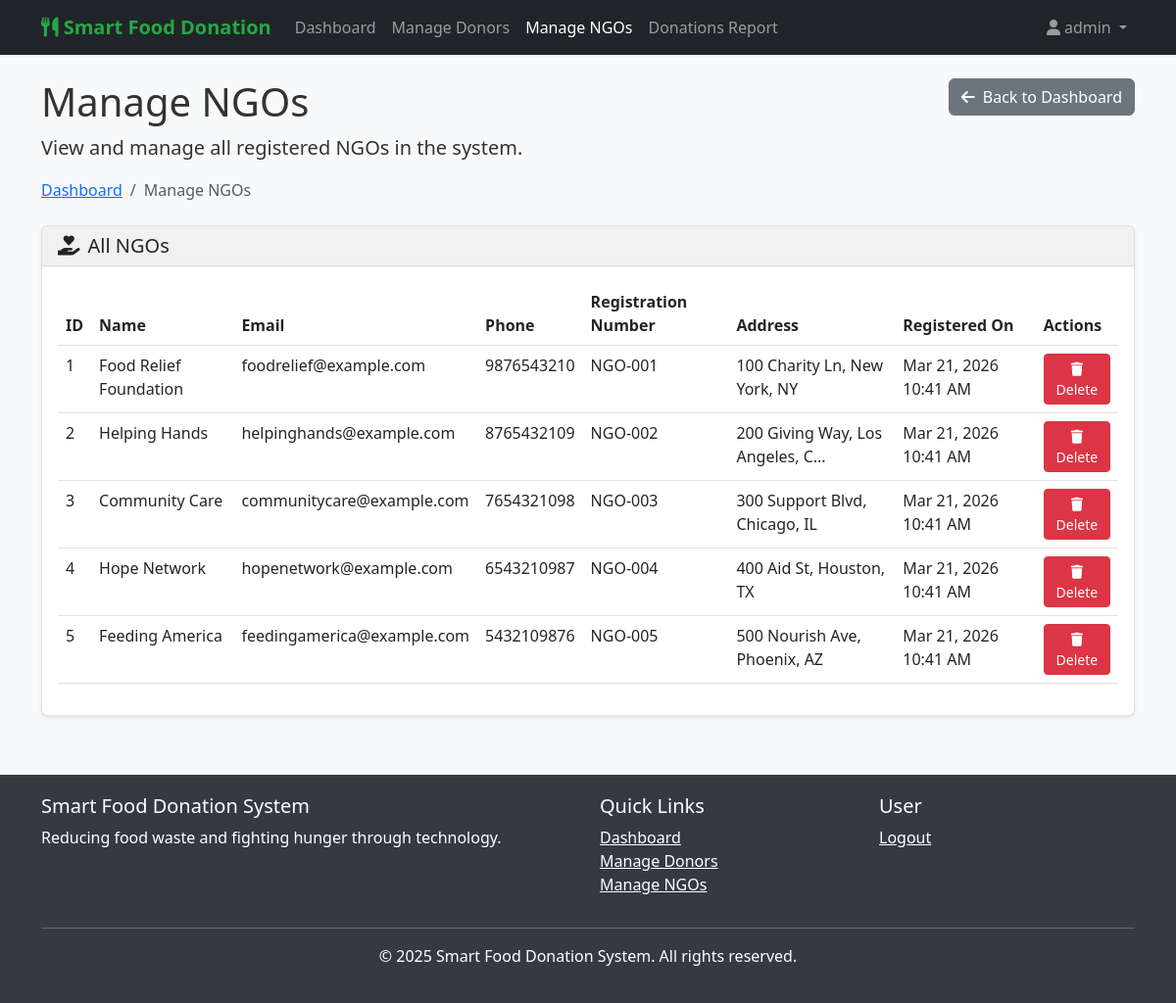
/admin/manage_ngos.php (signed in), run on the app's committed database.
### tables this page shows
CREATE TABLE IF NOT EXISTS ngos (
  id INT(11) AUTO_INCREMENT PRIMARY KEY,
  name VARCHAR(100) NOT NULL,
  email VARCHAR(100) UNIQUE NOT NULL,
  phone VARCHAR(20) NOT NULL,
  password VARCHAR(255) NOT NULL,
  address TEXT NOT NULL,
  registration_number VARCHAR(100) NOT NULL,
  created_at TIMESTAMP DEFAULT CURRENT_TIMESTAMP
);

### includes/auth_admin.php (called while the page is built, shortened)
<?php
function get_admin_username() {
    return isset($_SESSION['admin_username']) ? $_SESSION['admin_username'] : null;
}
?>

### includes/db.php (called while the page is built, shortened)
<?php
function format_date($date) {
    return date('M j, Y g:i A', strtotime($date));
}
?>

### admin/manage_ngos.php (the view, shortened to what this page needs)
<?php
include '../includes/db.php';
include '../includes/auth_admin.php';
$admin_username = get_admin_username();
$stmt = $conn->prepare("SELECT * FROM ngos ORDER BY created_at DESC");
$stmt->execute();
$ngos_result = $stmt->get_result();
?>
<!DOCTYPE html>
<html lang="en">
<head>
    <link href="https://cdn.jsdelivr.net/npm/bootstrap@5.3.0-alpha1/dist/css/bootstrap.min.css" rel="stylesheet">
    <link href="https://cdnjs.cloudflare.com/ajax/libs/font-awesome/6.0.0/css/all.min.css" rel="stylesheet">
    <link href="../css/styles.css" rel="stylesheet">
</head>
<body>
    <nav class="navbar navbar-expand-lg navbar-dark bg-dark">
        <div class="container">
            <a class="navbar-brand" href="admin_dashboard.php">
                <i class="fas fa-utensils"></i> Smart Food Donation
            </a>
            <div class="collapse navbar-collapse" id="navbarNav">
                <ul class="navbar-nav me-auto">
                    <li class="nav-item">
                        <a class="nav-link" href="admin_dashboard.php">Dashboard</a>
                    </li>
                    <li class="nav-item">
                        <a class="nav-link" href="manage_donors.php">Manage Donors</a>
                    </li>
                    <li class="nav-item">
                        <a class="nav-link active" href="manage_ngos.php">Manage NGOs</a>
                    </li>
                    <li class="nav-item">
                        <a class="nav-link" href="donations_report.php">Donations Report</a>
                    </li>
                </ul>
                <ul class="navbar-nav ms-auto">
                    <li class="nav-item dropdown">
                        <a class="nav-link dropdown-toggle" href="#" id="navbarDropdown" role="button" data-bs-toggle="dropdown">
                            <i class="fas fa-user me-1"></i><?php echo htmlspecialchars($admin_username); ?>
                        </a>
                    </li>
                </ul>
            </div>
        </div>
    </nav>
    <div class="container mt-4">
        <div class="row">
            <div class="col-md-6">
                <h1>Manage NGOs</h1>
                <p class="lead">View and manage all registered NGOs in the system.</p>
            </div>
            <div class="col-md-6 text-md-end">
                <a href="admin_dashboard.php" class="btn btn-secondary">
                    <i class="fas fa-arrow-left me-2"></i>Back to Dashboard
                </a>
            </div>
        </div>
        <nav aria-label="breadcrumb">
            <ol class="breadcrumb">
                <li class="breadcrumb-item"><a href="admin_dashboard.php">Dashboard</a></li>
                <li class="breadcrumb-item active" aria-current="page">Manage NGOs</li>
            </ol>
        </nav>
    </div>
    <div class="container my-4">
        <div class="row">
            <div class="col-md-12">
                <div class="card">
                    <div class="card-header">
                        <h5 class="mb-0"><i class="fas fa-hand-holding-heart me-2"></i>All NGOs</h5>
                    </div>
                    <div class="card-body">
                        <?php if ($ngos_result->num_rows > 0): ?>
                        <div class="table-responsive">
                            <table class="table table-hover">
                                <thead>
                                    <tr>
                                        <th>ID</th>
                                        <th>Name</th>
                                        <th>Email</th>
                                        <th>Phone</th>
                                        <th>Registration Number</th>
                                        <th>Address</th>
                                        <th>Registered On</th>
                                        <th>Actions</th>
                                    </tr>
                                </thead>
                                <tbody>
                                    <?php while ($ngo = $ngos_result->fetch_assoc()): ?>
                                    <tr>
                                        <td><?php echo $ngo['id']; ?></td>
                                        <td><?php echo htmlspecialchars($ngo['name']); ?></td>
                                        <td><?php echo htmlspecialchars($ngo['email']); ?></td>
                                        <td><?php echo htmlspecialchars($ngo['phone']); ?></td>
                                        <td><?php echo htmlspecialchars($ngo['registration_number']); ?></td>
                                        <td><?php echo htmlspecialchars(substr($ngo['address'], 0, 30)) . (strlen($ngo['address']) > 30 ? '...' : ''); ?></td>
                                        <td><?php echo format_date($ngo['created_at']); ?></td>
                                        <td>
                                            <a href="?delete=<?php echo $ngo['id']; ?>" class="btn btn-sm btn-danger" onclick="return confirm('Are you sure you want to delete this NGO?')">
                                                <i class="fas fa-trash"></i> Delete
                                            </a>
                                        </td>
                                    </tr>
                                    <?php endwhile; ?>
                                </tbody>
                            </table>
                        </div>
                        <?php else: ?>
                        <p class="text-center">No NGOs found in the system.</p>
                        <?php endif; ?>
                    </div>
                </div>
            </div>
        </div>
    </div>
    <footer class="footer">
        <div class="container">
            <div class="row">
                <div class="col-md-6">
                    <h5>Smart Food Donation System</h5>
                    <p>Reducing food waste and fighting hunger through technology.</p>
                </div>
                <div class="col-md-3">
                    <h5>Quick Links</h5>
                    <ul class="list-unstyled">
                        <li><a href="admin_dashboard.php" class="text-white">Dashboard</a></li>
                        <li><a href="manage_donors.php" class="text-white">Manage Donors</a></li>
                        <li><a href="manage_ngos.php" class="text-white">Manage NGOs</a></li>
                    </ul>
                </div>
                <div class="col-md-3">
                    <h5>User</h5>
                    <ul class="list-unstyled">
                        <li><a href="../includes/logout.php" class="text-white">Logout</a></li>
                    </ul>
                </div>
            </div>
            <hr class="bg-light">
            <div class="text-center">
                <p>&copy; 2025 Smart Food Donation System. All rights reserved.</p>
            </div>
        </div>
    </footer>
</body>
</html>

### css/styles.css (style rules this page uses)
body { font-family: 'Segoe UI', Tahoma, Geneva, Verdana, sans-serif; background-color: #f8f9fa; color: #333; }
.navbar-brand { font-weight: bold; color: #28a745 !important; }
.card { box-shadow: 0 0.125rem 0.25rem rgba(0, 0, 0, 0.075); border: 1px solid rgba(0, 0, 0, 0.125); margin-bottom: 20px; }
.card-header { background-color: #f1f1f1; border-bottom: 1px solid rgba(0, 0, 0, 0.125); }
.footer { background-color: #343a40; color: white; padding: 20px 0; margin-top: 40px; }

### data on the page
ngos: id "1", name "Food Relief Foundation", email "foodrelief@example.com", phone "9876543210", registration_number "NGO-001", address "100 Charity Ln, New York, NY", created_at "Mar 21, 2026 10:41 AM"
ngos: id "2", name "Helping Hands", email "helpinghands@example.com", phone "8765432109", registration_number "NGO-002", address "200 Giving Way, Los Angeles, C", created_at "Mar 21, 2026 10:41 AM"
ngos: id "3", name "Community Care", email "communitycare@example.com", phone "7654321098", registration_number "NGO-003", address "300 Support Blvd, Chicago, IL", created_at "Mar 21, 2026 10:41 AM"
ngos: id "4", name "Hope Network", email "hopenetwork@example.com", phone "6543210987", registration_number "NGO-004", address "400 Aid St, Houston, TX", created_at "Mar 21, 2026 10:41 AM"
ngos: id "5", name "Feeding America", email "feedingamerica@example.com", phone "5432109876", registration_number "NGO-005", address "500 Nourish Ave, Phoenix, AZ", created_at "Mar 21, 2026 10:41 AM"

### other printed values
$admin_username "admin"
